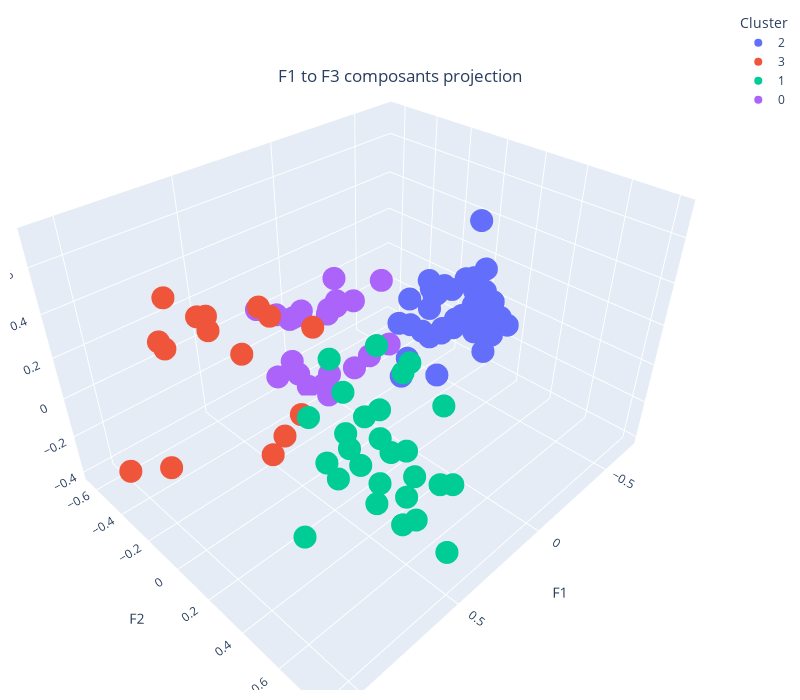

Notebook cell for this chart:
### Markdown cell above
### 4-2 Projection 3D des pays selon les 3 1ères composantes

### Code cell
df_3d = pd.DataFrame(df_pca)
df_3d.index = df_scaled.index

x_vals = df_3d[0]
y_vals = df_3d[1]
z_vals = df_3d[2]
df["Cluster_Id"] = df["Cluster_Id"].astype("str")
fig = px.scatter_3d(
    x=x_vals,
    y=y_vals,
    z=z_vals,
    color=df["Cluster_Id"],
    width=800,
    height=700,
    labels={"color": "Cluster"},
    hover_name=df_3d.index,
)
fig.update_layout(
    scene=dict(xaxis_title="F1", yaxis_title="F2", zaxis_title="F3"),
    margin=dict(r=20, b=10, l=10, t=10),
)

fig.update_layout(
    title={
        'text': "F1 to F3 composants projection",
        'y':0.9,
        'x':0.5,
        'xanchor': 'center',
        'yanchor': 'top'})
fig.show()

### Figure 1 — Plotly figure (JSON) as saved in the notebook; plotly's stock layout.template omitted (floating-point values rounded to 4 significant figures)
{"data": [{"hovertemplate": "<b>%{hovertext}</b><br><br>Cluster=2<br>x=%{x}<br>y=%{y}<br>z=%{z}<extra></extra>", "hovertext": ["Afghanistan", "Algeria", "Angola", "Azerbaijan", "Bangladesh", "Benin", "Burkina Faso", "Burundi", "Cambodia", "Cameroon", "Chad", "China", "Congo", "Cuba", "Côte d'Ivoire", "Democratic Republic of the Congo", "Ethiopia", "Ghana", "Guinea", "Haiti", "India", "Kenya", "Kyrgyzstan", "Lao People's Democratic Republic", "Madagascar", "Malawi", "Mali", "Mozambique", "Nepal", "Niger", "Nigeria", "Pakistan", "Papua New Guinea", "Paraguay", "Rwanda", "Senegal", "Sierra Leone", "Sudan", "Syrian Arab Republic", "Tajikistan", "Togo", "Tunisia", "Turkmenistan", "Uganda", "United Republic of Tanzania", "Uzbekistan", "Viet Nam", "Yemen", "Zambia", "Zimbabwe"], "legendgroup": "2", "marker": {"color": "#636efa", "symbol": "circle"}, "mode": "markers", "name": "2", "scene": "scene", "showlegend": true, "type": "scatter3d", "x": [-0.6873, -0.3142, -0.3052, -0.1561, -0.5049, -0.4063, -0.5697, -0.4361, -0.4065, -0.5299, -0.6248, -0.184, -0.1092, 0.004507, -0.4767, -0.4885, -0.6646, -0.3442, -0.5428, -0.4759, -0.4124, -0.5127, -0.3933, -0.3404, -0.4961, -0.4194, -0.5553, -0.4505, -0.5016, -0.636, -0.6689, -0.3597, -0.3883, -0.173, -0.5019, -0.3159, -0.3755, -0.5361, -0.3389, -0.5079, -0.4003, -0.2059, -0.25, -0.5031, -0.5366, -0.353, -0.1915, -0.4915, -0.4266, -0.3879], "y": [-0.03677, 0.03368, 0.1598, -0.01439, -0.06142, 0.1138, 0.04118, 0.09348, 0.1915, -0.04797, 0.1836, 0.09789, 0.2088, 0.2346, 0.07678, 0.1356, 0.064, 0.08555, 0.1222, 0.101, -0.2393, 0.07909, 0.2329, 0.1397, 0.06619, -0.1145, 0.04724, -0.1558, 0.08473, 0.08061, -0.05644, -0.1081, 0.1585, 0.1587, 0.1226, -0.02487, 0.000425, 0.1302, -0.165, 0.2192, -0.2184, -0.09292, 0.3265, 0.06906, 0.1046, 0.2891, 0.1166, -0.3764, 0.1259, -0.05467], "z": [-0.09431, -0.2633, 0.1304, -0.1101, 0.08163, 0.02837, -0.09001, 0.009212, 0.3319, -0.08765, -0.05839, 0.2573, 0.1555, 0.338, -0.04019, -0.01591, 6.175e-06, 0.01305, -0.01938, 0.1665, -0.007535, 0.05017, 0.0816, 0.2903, 0.201, 0.09902, -0.1277, 0.1134, 0.1152, -0.09405, -0.1233, -0.1046, 0.5519, 0.3351, 0.1046, -0.07609, -0.04537, -0.07694, -0.3005, 0.05469, -0.1391, -0.28, 0.05112, 0.05539, 0.1295, 0.06738, 0.2878, -0.2471, 0.1879, 0.1102]}, {"hovertemplate": "<b>%{hovertext}</b><br><br>Cluster=3<br>x=%{x}<br>y=%{y}<br>z=%{z}<extra></extra>", "hovertext": ["Argentina", "Australia", "Belarus", "Bolivia (Plurinational State of)", "Brazil", "Chile", "Dominican Republic", "Israel", "Malaysia", "Peru", "Poland", "Russian Federation", "South Africa", "Taiwan", "United States of America"], "legendgroup": "3", "marker": {"color": "#EF553B", "symbol": "circle"}, "mode": "markers", "name": "3", "scene": "scene", "showlegend": true, "type": "scatter3d", "x": [0.7118, 1.007, 0.5375, 0.5532, 0.7776, 0.5033, 0.4551, 1.052, 0.7492, 0.5078, 0.6119, 0.39, 0.3437, 0.3952, 1.078], "y": [-0.2425, 0.001281, -0.0505, -0.5024, -0.4701, -0.2001, -0.4152, -0.4111, -0.5655, -0.6471, -0.04076, -0.1184, -0.3457, -0.01228, -0.008733], "z": [0.3428, 0.7216, -0.1662, 0.2162, 0.1788, 0.3733, 0.01816, -0.259, 0.1522, 0.1259, -0.2143, -0.1793, 0.1919, 0.3181, 0.04746]}, {"hovertemplate": "<b>%{hovertext}</b><br><br>Cluster=1<br>x=%{x}<br>y=%{y}<br>z=%{z}<extra></extra>", "hovertext": ["Austria", "Belgium", "Bulgaria", "Canada", "Czechia", "Denmark", "Finland", "France", "Germany", "Greece", "Hong Kong", "Hungary", "Italy", "Japan", "Kazakhstan", "Netherlands", "Norway", "Portugal", "Republic of Korea", "Romania", "Serbia", "Slovakia", "Spain", "Sweden", "Switzerland", "United Arab Emirates", "United Kingdom of Great Britain and Northern Ireland"], "legendgroup": "1", "marker": {"color": "#00cc96", "symbol": "circle"}, "mode": "markers", "name": "1", "scene": "scene", "showlegend": true, "type": "scatter3d", "x": [0.3389, 0.4785, 0.164, 0.6272, 0.3304, 0.539, 0.4854, 0.2843, 0.2705, 0.2968, 0.5047, 0.3983, 0.234, 0.4022, 0.08835, 0.7816, 0.5643, 0.5531, 0.2311, 0.2106, -0.03973, 0.2358, 0.4578, 0.4594, 0.5349, 0.4396, 0.4721], "y": [0.6093, 0.418, 0.1237, 0.2135, 0.3488, 0.6704, 0.4397, 0.4366, 0.6166, 0.05444, 0.5553, 0.1841, 0.3447, 0.08389, 0.2169, 0.3425, 0.6298, 0.2202, 0.1684, 0.08087, 0.3036, 0.1984, 0.3089, 0.5517, 0.8134, 0.1971, 0.1942], "z": [-0.1201, -0.2575, -0.1438, 0.1415, -0.1325, -0.1111, -0.1305, -0.2345, -0.1625, -0.2368, 0.4597, -0.174, -0.1898, 0.2207, 0.1099, -0.2661, -0.1471, -0.1264, 0.2409, -0.1801, -0.1368, -0.2131, -0.1433, -0.1403, -0.1673, 0.144, -0.2843]}, {"hovertemplate": "<b>%{hovertext}</b><br><br>Cluster=0<br>x=%{x}<br>y=%{y}<br>z=%{z}<extra></extra>", "hovertext": ["Colombia", "Ecuador", "Egypt", "El Salvador", "Guatemala", "Honduras", "Indonesia", "Iran (Islamic Republic of)", "Iraq", "Jordan", "Lebanon", "Libya", "Mexico", "Morocco", "Myanmar", "Nicaragua", "Philippines", "Saudi Arabia", "Sri Lanka", "Thailand", "Turkey", "Ukraine"], "legendgroup": "0", "marker": {"color": "#ab63fa", "symbol": "circle"}, "mode": "markers", "name": "0", "scene": "scene", "showlegend": true, "type": "scatter3d", "x": [0.2715, 0.1061, -0.1802, 0.1558, -0.0511, 0.07604, -0.1017, 0.1041, -0.363, 0.1521, -0.02731, 0.05215, 0.2854, -0.06676, 0.175, -0.03325, -0.1531, 0.3306, -0.09068, 0.04633, 0.05921, 0.08818], "y": [-0.5335, -0.1921, -0.2785, -0.5452, -0.2513, -0.4612, -0.4303, -0.5155, -0.3222, -0.4139, -0.3995, -0.4678, -0.2858, -0.2655, -0.3956, -0.3428, -0.1793, -0.3391, -0.4618, -0.3172, -0.3454, -0.2802], "z": [0.1078, 0.2041, -0.2432, 0.02234, 0.1358, 0.04518, 0.1552, -0.252, -0.2859, -0.2479, -0.3365, -0.4048, 0.1764, -0.2485, 0.08545, 0.1035, 0.2276, -0.129, -0.02169, 0.07994, -0.3234, -0.3332]}], "layout": {"height": 700, "legend": {"title": {"text": "Cluster"}, "tracegroupgap": 0}, "margin": {"b": 10, "l": 10, "r": 20, "t": 10}, "scene": {"aspectmode": "auto", "aspectratio": {"x": 1.237, "y": 1.024, "z": 0.7895}, "domain": {"x": [0, 1], "y": [0, 1]}, "xaxis": {"title": {"text": "F1"}, "type": "linear"}, "yaxis": {"title": {"text": "F2"}, "type": "linear"}, "zaxis": {"title": {"text": "F3"}, "type": "linear"}}, "title": {"text": "F1 to F3 composants projection", "x": 0.5, "xanchor": "center", "y": 0.9, "yanchor": "top"}, "width": 800}}
